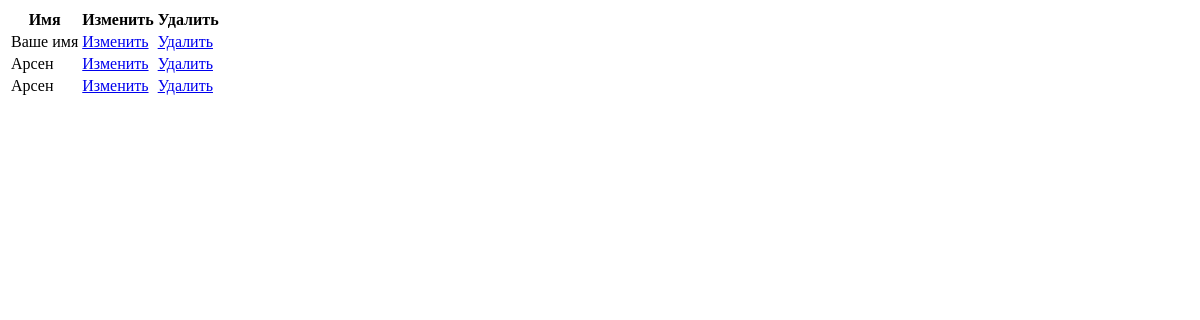
The page /list/ on the database as committed earlier.
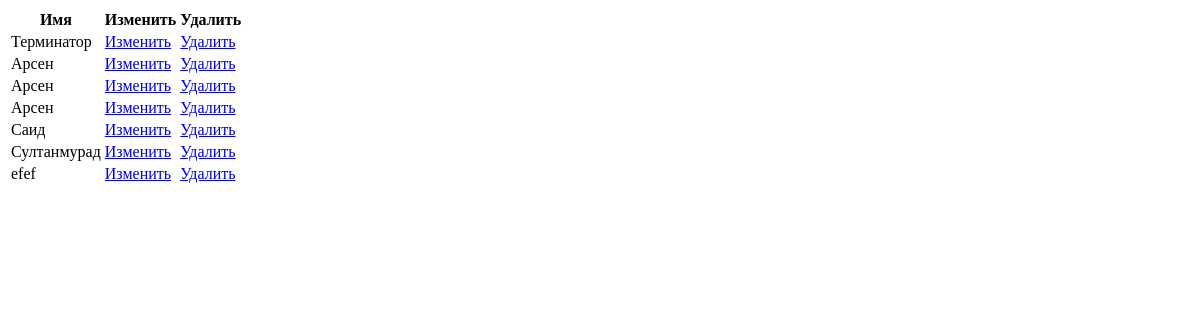
The same page on the database as committed later.
### main/models.py (models this page shows)
class Test(models.Model):
    name = models.CharField('Имя', max_length=100)
    age = models.SmallIntegerField('Возраст')
    birth = models.DateField('ДР', blank=True, null=True)

### main/views.py (the view)
# urls.py: path('list/', TestListView.as_view(), name='list'),
class TestListView(ListView):
    template_name = 'list.html'
    model = Test

### templates/list.html (shortened to what this page needs)
<!DOCTYPE html>
<html lang="en">
<head>
</head>
<body>
        <table>
            <thead>
                <tr>
                    <th>Имя</th>
                    <th>Изменить</th>
                    <th>Удалить</th>
                </tr>
            </thead>
            <tbody>
                {% for test in test_list %}
                <tr>
                    <td>{{ test.name }}</td>
                    <td><a href="{% url 'update' test.id %}">Изменить</a></td>
                    <td><a href="{% url 'delete' test.id %}">Удалить</a></td>
                </tr>
                {% endfor %}
            </tbody>
        </table>
</body>
</html>

Rows that differ between the two databases and show on the page:
changed Test: name "Ваше имя" → "Терминатор"
added Test: name "Арсен"
added Test: name "Саид"
added Test: name "Султанмурад"
added Test: name "efef"
